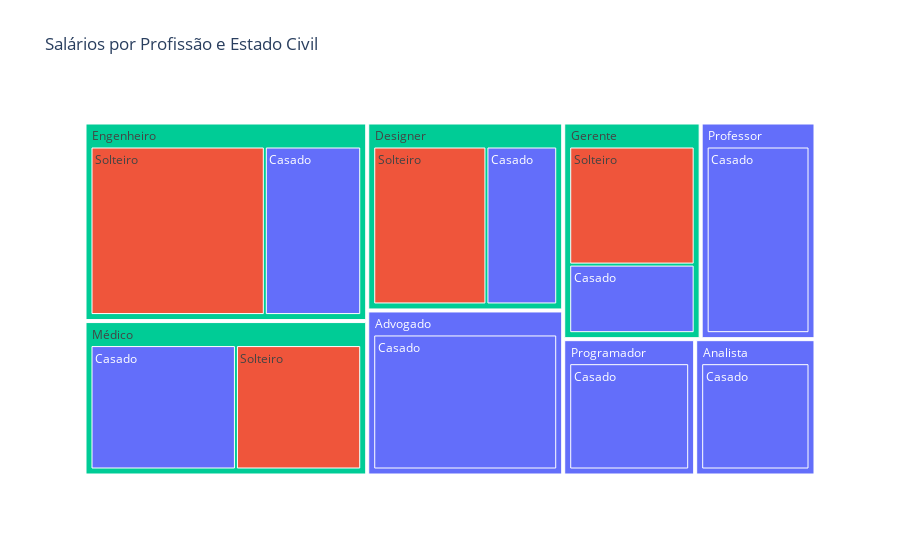

Source (notebook cell):
### Markdown cell above
Gráficos de mapa de árvore

### Code cell
# Aqui agrupamos os dados do DataFrame por profissão e estado civil, e calculando a média do salário para cada profissão e estado civil
salario_por_profissao_estado_civil = df.groupby(['Profissão', 'estado_civil'])['Salário'].mean().reset_index()

# Criando o gráfico de treemap com os salários por profissão, usando as cores para representar o estado civil
fig = px.treemap(salario_por_profissao_estado_civil,
                 path=['Profissão', 'estado_civil'],
                 values='Salário',
                 title='Salários por Profissão e Estado Civil',
                 color='estado_civil')
# Exibindo o gráfico
fig.show()

### Figure 1 — Plotly figure (JSON) as saved in the notebook; plotly's stock layout.template omitted (floating-point values rounded to 4 significant figures)
{"data": [{"branchvalues": "total", "customdata": [["Casado"], ["Casado"], ["Casado"], ["Casado"], ["Casado"], ["Solteiro"], ["Solteiro"], ["Solteiro"], ["Casado"], ["Casado"], ["Casado"], ["Solteiro"], ["Casado"], ["Casado"], ["(?)"], ["(?)"], ["(?)"], ["(?)"], ["Casado"], ["Casado"]], "domain": {"x": [0, 1], "y": [0, 1]}, "hovertemplate": "labels=%{label}<br>Salário=%{value}<br>parent=%{parent}<br>id=%{id}<br>estado_civil=%{customdata[0]}<extra></extra>", "ids": ["Advogado/Casado", "Analista/Casado", "Designer/Casado", "Gerente/Casado", "Professor/Casado", "Designer/Solteiro", "Gerente/Solteiro", "Médico/Solteiro", "Engenheiro/Casado", "Médico/Casado", "Programador/Casado", "Engenheiro/Solteiro", "Advogado", "Analista", "Designer", "Engenheiro", "Gerente", "Médico", "Professor", "Programador"], "labels": ["Casado", "Casado", "Casado", "Casado", "Casado", "Solteiro", "Solteiro", "Solteiro", "Casado", "Casado", "Casado", "Solteiro", "Advogado", "Analista", "Designer", "Engenheiro", "Gerente", "Médico", "Professor", "Programador"], "marker": {"colors": ["#636efa", "#636efa", "#636efa", "#636efa", "#636efa", "#EF553B", "#EF553B", "#EF553B", "#636efa", "#636efa", "#636efa", "#EF553B", "#636efa", "#636efa", "#00cc96", "#00cc96", "#00cc96", "#00cc96", "#636efa", "#636efa"]}, "name": "", "parents": ["Advogado", "Analista", "Designer", "Gerente", "Professor", "Designer", "Gerente", "Médico", "Engenheiro", "Médico", "Programador", "Engenheiro", "", "", "", "", "", "", "", ""], "type": "treemap", "values": [5916, 3000.0, 2592, 2001, 4551, 4146, 3446.0, 3696, 3656.0, 4290, 3291, 6612, 5916, 3000.0, 6738, 10270.0, 5447.0, 7986, 4551, 3291]}], "layout": {"legend": {"tracegroupgap": 0}, "title": {"text": "Salários por Profissão e Estado Civil"}}}
